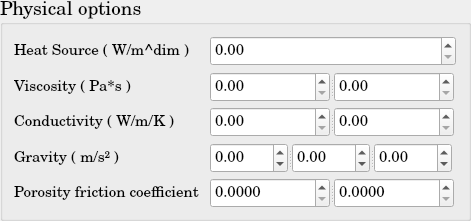
       <widget class="QGroupBox" name="DM_PhysicalOptions">
        <property name="minimumSize">
         <size>
          <width>471</width>
          <height>221</height>
         </size>
        </property>
        <property name="maximumSize">
         <size>
          <width>471</width>
          <height>221</height>
         </size>
        </property>
        <property name="font">
         <font>
          <family>Century Schoolbook L</family>
          <pointsize>14</pointsize>
          <weight>50</weight>
          <bold>false</bold>
         </font>
        </property>
        <property name="title">
         <string>Physical options</string>
        </property>
        <layout class="QGridLayout" name="gridLayout_63">
         <item row="0" column="0">
          <layout class="QGridLayout" name="gridLayout_62">
           <item row="0" column="0">
            <widget class="QLabel" name="DM_HeatSource">
             <property name="minimumSize">
              <size>
               <width>190</width>
               <height>30</height>
              </size>
             </property>
             <property name="maximumSize">
              <size>
               <width>190</width>
               <height>30</height>
              </size>
             </property>
             <property name="font">
              <font>
               <pointsize>11</pointsize>
              </font>
             </property>
             <property name="text">
              <string>Heat Source ( W/m^dim )</string>
             </property>
            </widget>
           </item>
           <item row="0" column="1">
            <widget class="QDoubleSpinBox" name="DM_HeatSource_doubleSpinBox">
             <property name="minimumSize">
              <size>
               <width>246</width>
               <height>30</height>
              </size>
             </property>
             <property name="maximumSize">
              <size>
               <width>246</width>
               <height>30</height>
              </size>
             </property>
             <property name="font">
              <font>
               <pointsize>11</pointsize>
              </font>
             </property>
             <property name="maximum">
              <double>1000000000.000000000000000</double>
             </property>
            </widget>
           </item>
           <item row="1" column="0">
            <widget class="QLabel" name="DM_Viscosity">
             <property name="minimumSize">
              <size>
               <width>190</width>
               <height>30</height>
              </size>
             </property>
             <property name="maximumSize">
              <size>
               <width>190</width>
               <height>30</height>
              </size>
             </property>
             <property name="font">
              <font>
               <pointsize>11</pointsize>
              </font>
             </property>
             <property name="text">
              <string>Viscosity ( Pa*s )</string>
             </property>
            </widget>
           </item>
           <item row="1" column="1">
            <widget class="QSplitter" name="splitter_51">
             <property name="minimumSize">
              <size>
               <width>246</width>
               <height>30</height>
              </size>
             </property>
             <property name="orientation">
              <enum>Qt::Horizontal</enum>
             </property>
             <widget class="QDoubleSpinBox" name="DM_Viscosity_Phase1_doubleSpinBox">
              <property name="minimumSize">
               <size>
                <width>120</width>
                <height>30</height>
               </size>
              </property>
              <property name="maximumSize">
               <size>
                <width>120</width>
                <height>30</height>
               </size>
              </property>
              <property name="font">
               <font>
                <pointsize>11</pointsize>
               </font>
              </property>
              <property name="maximum">
               <double>1000000000.000000000000000</double>
              </property>
             </widget>
             <widget class="QDoubleSpinBox" name="DM_Viscosity_Phase2_doubleSpinBox">
              <property name="minimumSize">
               <size>
                <width>120</width>
                <height>30</height>
               </size>
              </property>
              <property name="maximumSize">
               <size>
                <width>120</width>
                <height>30</height>
               </size>
              </property>
              <property name="font">
               <font>
                <pointsize>11</pointsize>
               </font>
              </property>
              <property name="maximum">
               <double>1000000000.000000000000000</double>
              </property>
             </widget>
            </widget>
           </item>
           <item row="2" column="0">
            <widget class="QLabel" name="DM_Conductivity">
             <property name="minimumSize">
              <size>
               <width>190</width>
               <height>30</height>
              </size>
             </property>
             <property name="maximumSize">
              <size>
               <width>190</width>
               <height>30</height>
              </size>
             </property>
             <property name="font">
              <font>
               <pointsize>11</pointsize>
              </font>
             </property>
             <property name="text">
              <string>Conductivity ( W/m/K )</string>
             </property>
            </widget>
           </item>
           <item row="2" column="1">
            <widget class="QSplitter" name="splitter_38">
             <property name="minimumSize">
              <size>
               <width>246</width>
               <height>30</height>
              </size>
             </property>
             <property name="orientation">
              <enum>Qt::Horizontal</enum>
             </property>
             <widget class="QDoubleSpinBox" name="DM_Conductivity_doubleSpinBox">
              <property name="minimumSize">
               <size>
                <width>120</width>
                <height>30</height>
               </size>
              </property>
              <property name="maximumSize">
               <size>
                <width>120</width>
                <height>30</height>
               </size>
              </property>
              <property name="font">
               <font>
                <pointsize>11</pointsize>
               </font>
              </property>
              <property name="maximum">
               <double>1000000000.000000000000000</double>
              </property>
             </widget>
             <widget class="QDoubleSpinBox" name="DM_Conductivity_doubleSpinBox_2">
              <property name="minimumSize">
               <size>
                <width>120</width>
                <height>30</height>
               </size>
              </property>
              <property name="maximumSize">
               <size>
                <width>120</width>
                <height>30</height>
               </size>
              </property>
              <property name="font">
               <font>
                <pointsize>11</pointsize>
               </font>
              </property>
              <property name="maximum">
               <double>1000000000.000000000000000</double>
              </property>
             </widget>
            </widget>
           </item>
           <item row="3" column="0">
            <widget class="QLabel" name="DM_Gravity">
             <property name="minimumSize">
              <size>
               <width>190</width>
               <height>30</height>
              </size>
             </property>
             <property name="maximumSize">
              <size>
               <width>190</width>
               <height>30</height>
              </size>
             </property>
             <property name="font">
              <font>
               <pointsize>11</pointsize>
              </font>
             </property>
             <property name="text">
              <string>Gravity ( m/s² )</string>
             </property>
            </widget>
           </item>
           <item row="3" column="1">
            <widget class="QSplitter" name="splitter_56">
             <property name="minimumSize">
              <size>
               <width>246</width>
               <height>30</height>
              </size>
             </property>
             <property name="maximumSize">
              <size>
               <width>246</width>
               <height>30</height>
              </size>
             </property>
             <property name="orientation">
              <enum>Qt::Horizontal</enum>
             </property>
             <widget class="QDoubleSpinBox" name="DM_Gravity_1d_doubleSpinBox">
              <property name="minimumSize">
               <size>
                <width>78</width>
                <height>30</height>
               </size>
              </property>
              <property name="maximumSize">
               <size>
                <width>78</width>
                <height>30</height>
               </size>
              </property>
              <property name="font">
               <font>
                <pointsize>11</pointsize>
               </font>
              </property>
              <property name="minimum">
               <double>-1000000000.000000000000000</double>
              </property>
              <property name="maximum">
               <double>1000000000.000000000000000</double>
              </property>
             </widget>
             <widget class="QDoubleSpinBox" name="DM_Gravity_2d_doubleSpinBox">
              <property name="minimumSize">
               <size>
                <width>78</width>
                <height>30</height>
               </size>
              </property>
              <property name="maximumSize">
               <size>
                <width>78</width>
                <height>30</height>
               </size>
              </property>
              <property name="font">
               <font>
                <pointsize>11</pointsize>
               </font>
              </property>
              <property name="minimum">
               <double>-1000000000.000000000000000</double>
              </property>
              <property name="maximum">
               <double>1000000000.000000000000000</double>
              </property>
             </widget>
             <widget class="QDoubleSpinBox" name="DM_Gravity_3d_doubleSpinBox">
              <property name="minimumSize">
               <size>
                <width>78</width>
                <height>30</height>
               </size>
              </property>
              <property name="maximumSize">
               <size>
                <width>78</width>
                <height>30</height>
               </size>
              </property>
              <property name="font">
               <font>
                <pointsize>11</pointsize>
               </font>
              </property>
              <property name="minimum">
               <double>-1000000000.000000000000000</double>
              </property>
              <property name="maximum">
               <double>1000000000.000000000000000</double>
              </property>
             </widget>
            </widget>
           </item>
           <item row="4" column="0">
            <widget class="QLabel" name="DM_FrictionCoef">
             <property name="minimumSize">
              <size>
               <width>190</width>
               <height>30</height>
              </size>
             </property>
             <property name="maximumSize">
              <size>
               <width>190</width>
               <height>30</height>
              </size>
             </property>
             <property name="font">
              <font>
               <pointsize>11</pointsize>
              </font>
             </property>
             <property name="text">
              <string>Porosity friction coefficient</string>
             </property>
            </widget>
           </item>
           <item row="4" column="1">
            <widget class="QSplitter" name="splitter_5">
             <property name="minimumSize">
              <size>
               <width>246</width>
               <height>30</height>
              </size>
             </property>
             <property name="orientation">
              <enum>Qt::Horizontal</enum>
             </property>
             <widget class="QDoubleSpinBox" name="DM_FrictionCoefficients_doubleSpinBox">
              <property name="minimumSize">
               <size>
                <width>120</width>
                <height>30</height>
               </size>
              </property>
              <property name="maximumSize">
               <size>
                <width>120</width>
                <height>30</height>
               </size>
              </property>
              <property name="font">
               <font>
                <pointsize>11</pointsize>
               </font>
              </property>
              <property name="decimals">
               <number>4</number>
              </property>
              <property name="maximum">
               <double>100000.000000000000000</double>
              </property>
              <property name="singleStep">
               <double>0.010000000000000</double>
              </property>
             </widget>
             <widget class="QDoubleSpinBox" name="DM_FrictionCoefficients_Pase2_doubleSpinBox">
              <property name="minimumSize">
               <size>
                <width>120</width>
                <height>30</height>
               </size>
              </property>
              <property name="maximumSize">
               <size>
                <width>120</width>
                <height>30</height>
               </size>
              </property>
              <property name="font">
               <font>
                <pointsize>11</pointsize>
               </font>
              </property>
              <property name="decimals">
               <number>4</number>
              </property>
              <property name="maximum">
               <double>10000.000000000000000</double>
              </property>
              <property name="singleStep">
               <double>0.010000000000000</double>
              </property>
             </widget>
            </widget>
           </item>
          </layout>
         </item>
        </layout>
       </widget>
